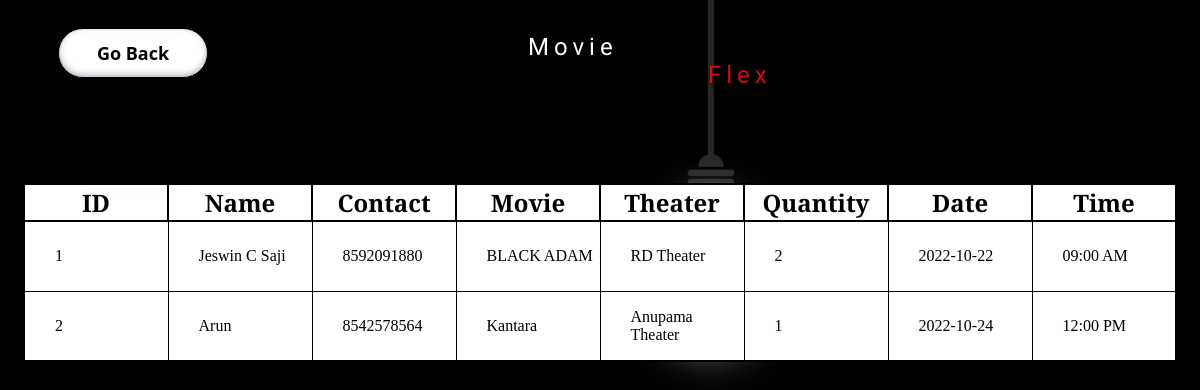
Screenshot of /book.php with the database file from the repository.
### tables this page shows
CREATE TABLE `reserve` (
  `bkid` int(10) NOT NULL,
  `bkname` char(20) NOT NULL,
  `bkcontact` varchar(50) NOT NULL,
  `theater` char(50) NOT NULL,
  `qty` int(11) NOT NULL,
  `bkdate` varchar(50) NOT NULL,
  `bktime` varchar(50) NOT NULL,
  `bkmovie` varchar(50) NOT NULL
);

### book.php (the view, shortened to what this page needs)
<?php
  include 'db.php';
  $sql = "select * from reserve";
  $movie = mysqli_query($conn,$sql);
?>
<html>
<head>
</head>
<body style="background-image:url(bg-82.jpg);">
    <button type="submit" onclick="window.location.href='home.php';" class="button-71"  id="gbbtn">Go Back</button>
    <div id="menu">
        <nav>
            <header>
            <div id="navdiv">Movie <span>Flex</span></div>
        </header>
    </nav>
    <center><table></center>
        <thead>
            <tr>
                <th class="text">ID</th>
                <th class="text">Name</th>
                <th class="text">Contact</th>
                <th class="text">Movie</th>
                <th class="text">Theater</th>
                <th class="text">Quantity</th>
                <th class="text">Date</th>
                <th class="text">Time</th>
            </tr>
        </thead>
        <tbody>
            <?php
            $i = 1;
            while($row=$movie->fetch_assoc()){
             ?>
             <tr>
             <td><?php echo $i++ ?></td>
            <td><?php echo $row['bkname'] ?></td>
            <td><?php echo $row['bkcontact'] ?></td>
            <td><?php echo $row['bkmovie'] ?></td>
            <td><?php echo $row['theater'] ?></td>
            <td><?php echo $row['qty'] ?></td>
            <td><?php echo $row['bkdate'] ?></td>
            <td><?php echo $row['bktime'] ?></td>
             </tr>
            <?php } ?>
        </tbody>
</body>
</html>

### book.php (style rules this page uses)
body { background-repeat: none; background-size: cover; }
nav { width: 550px; height: 60px; margin-top: -55px; text-shadow: 5px 5px 5px black, 3px 3px 5px black; margin-left: 520px; font-family: 'Nosifer', cursive; }
#navdiv { width: 250px; height: 40px; color: white; margin-top: 10px; float: left; font-size: x-large; letter-spacing: 5px ; }
span { color: rgba(238, 15, 15, 0.863); letter-spacing: 5px ; margin-left:180px; }
.button-71 { background-color: white; border: 0; border-radius: 56px; color: black; cursor: pointer; display: inline-block; font-family: system-ui,-apple-system,system-ui,"Segoe UI",Roboto,Ubuntu,"Helvetica Neue",sans-serif; font-size: 18px; font-weight: 600; outline: 0; padding: 16px 21px; position: relative; text-align: center; text-decoration: none; transition: all .3s; user-select: none; -webkit-user-select: none; touch-action: manipulation; }
@media (min-width: 768px) { .button-71 { padding: 16px 48px; } }
#gbbtn { width: 150px; height: 50px; border: 1px solid black; margin-top: 20px; margin-left: 50px; border-radius: 30px; padding: 10px; box-shadow: rgba(50, 50, 93, 0.25) 0px 50px 100px -20px, rgba(0, 0, 0, 0.3) 0px 30px 60px -30px, rgba(10, 37, 64, 0.35) 0px -2px 6px 0px inset; font-size: large; z-index: 10; }
table { margin-top: 100px; border: 2px solid black; border-collapse: collapse; background-color: white; }
th { border: 2px solid black; width: 140px; height: 30px; font-size: x-large; font-family: 'Playfair Display', serif; }
td { border: 1px solid black; height: 70px; padding-left: 30px; }

### rows the page displays
reserve: bkname "Jeswin C Saji", bkcontact "8592091880", bkmovie "BLACK ADAM", theater "RD Theater", qty "2", bkdate "2022-10-22", bktime "09:00 AM"
reserve: bkname "Arun", bkcontact "8542578564", bkmovie "Kantara", theater "Anupama Theater", qty "1", bkdate "2022-10-24", bktime "12:00 PM"
